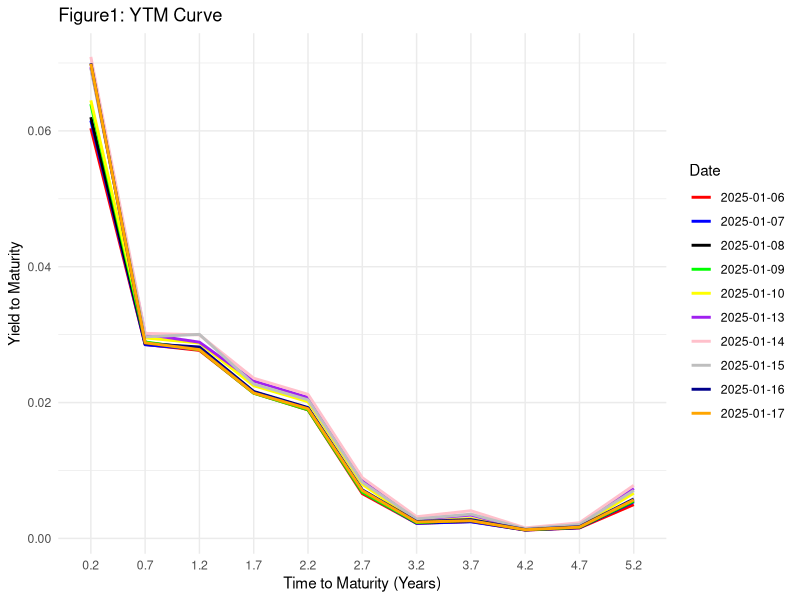
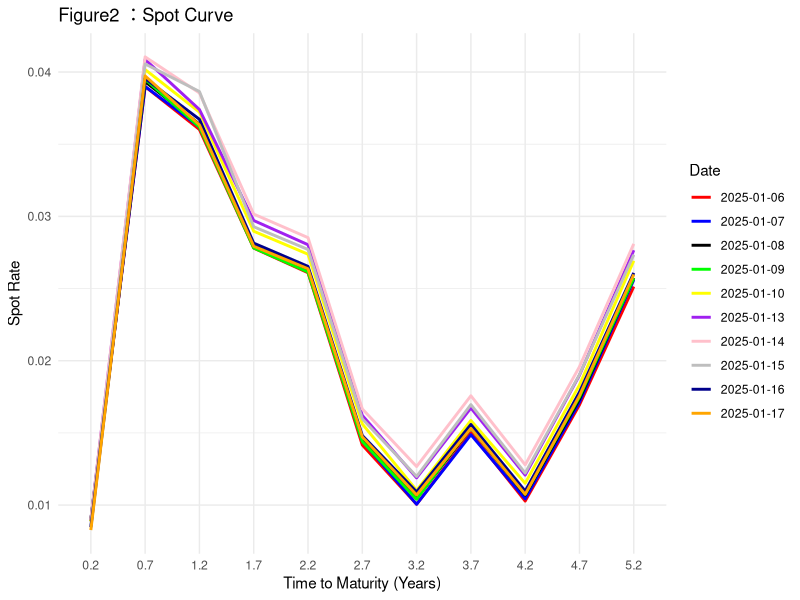
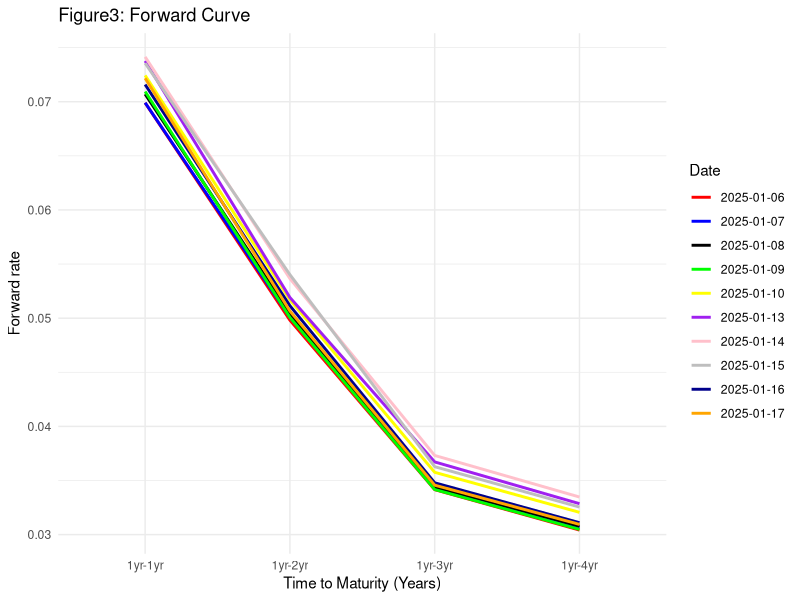

Here is the R script that generated these plots, in order:
## ---- chunk 1
library(readr)
bond_data <- read_csv("bond_data.csv")
## ---- chunk 2
trading_dates<- as.Date(colnames(bond_data)[6:15], format = "%Y/%m/%d")
bond_data$issue_time<- as.Date(bond_data$issue_time, format = "%Y/%m/%d")
bond_data$maturity_time<- as.Date(bond_data$maturity_time, format = "%Y/%m/%d")
coupon <- bond_data$coupon*0.01
## ---- chunk 3
close_matrix <- as.matrix(bond_data[1:11, 6:15])
print(close_matrix)

## ---- chunk 4
# make an ytm matrix to collect the result
ytm_matrix <- matrix(NA, nrow = 11, ncol = 10) 


freq <- 2  
face_value <- 100

# loop
for (bond_order in 1:11){
  for ( t in 1:10) {
  bond_name <- bond_data$name[bond_order]  
  maturity <- as.Date(bond_data$maturity_time[bond_order])  
  coupon <- bond_data$coupon[bond_order]/2  # semi-annually payment
  close_price <- as.numeric(close_matrix[bond_order, t])  
  day <- as.Date(trading_dates[t])  
### According to the continuous discounting   
    ytm_function <- function(x) {
      value_1 <- coupon * exp(-x * as.numeric(maturity - day) / 365) + 
               face_value * exp(-x * as.numeric(maturity - day) / 365) -
               close_price 

      if (bond_order >= 2) {
        intervals <- seq(-0.5, -5.0, by = -0.5) 
        extra_terms <- intervals[1:(bond_order - 1)] 
        value_1 <- value_1 + sum(coupon * exp(-x * (as.numeric(maturity - day) + extra_terms)))
      }
      return(value_1)
    }

    ytm_matrix[bond_order, t] <- 
      uniroot(ytm_function, interval = c(-1, 1))$root
  }
}

print(ytm_matrix)

## ---- chunk 5
ytmdataframe <- as.data.frame(ytm_matrix)
colnames(ytmdataframe) <- format(trading_dates)
rownames(ytmdataframe) <- format(bond_data$name)
print(ytmdataframe)
 
## ---- chunk 6
library(ggplot2)
library(readr)

ytmdataframe$mature <- c("0.2","0.7","1.2","1.7","2.2","2.7","3.2","3.7","4.2","4.7","5.2")
## randomly select

color_ytm = c("2025-01-06" = "red", "2025-01-07" = "blue",
              "2025-01-08" = "black", "2025-01-09" = "green",
              "2025-01-10" = "yellow", "2025-01-13" = "purple",
              "2025-01-14" = "pink", "2025-01-15" = "grey",
              "2025-01-16" = "darkblue","2025-01-17" = "orange")

ggplot(ytmdataframe, aes(x = mature)) +
    geom_line(aes(y = `2025-01-06`, color = "2025-01-06", group = 1), size = 1) +
    geom_line(aes(y = `2025-01-07`, color = "2025-01-07", group = 1), size = 1) +
    geom_line(aes(y = `2025-01-08`, color = "2025-01-08", group = 1), size = 1) +
    geom_line(aes(y = `2025-01-09`, color = "2025-01-09", group = 1), size = 1) +
    geom_line(aes(y = `2025-01-10`, color = "2025-01-10", group = 1), size = 1) +
    geom_line(aes(y = `2025-01-13`, color = "2025-01-13", group = 1), size = 1) +
    geom_line(aes(y = `2025-01-14`, color = "2025-01-14", group = 1), size = 1) +
    geom_line(aes(y = `2025-01-15`, color = "2025-01-15", group = 1), size = 1) +
    geom_line(aes(y = `2025-01-16`, color = "2025-01-16", group = 1), size = 1) +
    geom_line(aes(y = `2025-01-17`, color = "2025-01-17", group = 1), size = 1) +
    labs(x = "Time to Maturity (Years)", 
         y = "Yield to Maturity", 
         title = "Figure1: YTM Curve",
         color = "Date") +
    scale_color_manual(values = color_ytm) +
    theme_minimal()

## ---- chunk 7
### we will plan to calculate different spot rate according to the different trading date.


spot_matrix <- matrix(NA, nrow = 11, ncol = 10)
face_value <- 100  

# Bootstrapping
for (t in 1:10) {
  maturity <- as.Date(bond_data$maturity_time) 
  day <- as.Date(trading_dates[t])  
  Mt <- as.numeric(maturity - day) / 365  
  price <- as.numeric(close_matrix[, t]) 
  coupon <- bond_data$coupon / 2  
  spot_matrix[1, t] <- ((coupon[1]+face_value )/ price[1]) - 1

  for (bond_order in 2:11) {

    pv <- sum(coupon[1:(bond_order - 1)] / 
                ((1 + spot_matrix[1:(bond_order - 1), t])^(1:(bond_order - 1))))
    
    ## function define
    spot_function <- function(x) {
      pv + (face_value + coupon[bond_order]) / ((1 + x)^Mt[bond_order]) - price[bond_order]
    }
spot_matrix[bond_order, t] <- uniroot(spot_function, interval = c(0, 1))$root
  }
}


print(spot_matrix)



## ---- chunk 8
spotdataframe <- as.data.frame(spot_matrix)
colnames(spotdataframe) <- format(trading_dates)
rownames(spotdataframe) <- format(bond_data$name)
print(spotdataframe)
 
## ---- chunk 9
spotdataframe$mature <- c("0.2","0.7","1.2","1.7","2.2","2.7","3.2","3.7","4.2","4.7","5.2")
## randomly select

color_ytm = c("2025-01-06" = "red", "2025-01-07" = "blue",
              "2025-01-08" = "black", "2025-01-09" = "green",
              "2025-01-10" = "yellow", "2025-01-13" = "purple",
              "2025-01-14" = "pink", "2025-01-15" = "grey",
              "2025-01-16" = "darkblue","2025-01-17" = "orange")

ggplot(spotdataframe, aes(x = mature)) +
    geom_line(aes(y = `2025-01-06`, color = "2025-01-06", group = 1), size = 1) +
    geom_line(aes(y = `2025-01-07`, color = "2025-01-07", group = 1), size = 1) +
    geom_line(aes(y = `2025-01-08`, color = "2025-01-08", group = 1), size = 1) +
    geom_line(aes(y = `2025-01-09`, color = "2025-01-09", group = 1), size = 1) +
    geom_line(aes(y = `2025-01-10`, color = "2025-01-10", group = 1), size = 1) +
    geom_line(aes(y = `2025-01-13`, color = "2025-01-13", group = 1), size = 1) +
    geom_line(aes(y = `2025-01-14`, color = "2025-01-14", group = 1), size = 1) +
    geom_line(aes(y = `2025-01-15`, color = "2025-01-15", group = 1), size = 1) +
    geom_line(aes(y = `2025-01-16`, color = "2025-01-16", group = 1), size = 1) +
    geom_line(aes(y = `2025-01-17`, color = "2025-01-17", group = 1), size = 1) +
    labs(x = "Time to Maturity (Years)", 
         y = "Spot Rate", 
         title = "Figure2 ：Spot Curve",
         color = "Date") +
    scale_color_manual(values = color_ytm) +
    theme_minimal()

## ---- chunk 10
forward_matrix <- matrix(NA, nrow = 4, ncol = length(trading_dates))
for (t in 1:10) {  
  S1 <- spot_matrix[1, t] 
  for ( a in 2:5) {  
    ST <- spot_matrix[a , t] 
    forward_matrix[a-1, t] <- ((1 + ST)^a / (1 + S1)^1)^(1 / (a - 1)) - 1
  }
}
forward_matrix


## ---- chunk 11
forwarddataframe <- as.data.frame(forward_matrix)
colnames(forwarddataframe) <- format(trading_dates)
rownames(forwarddataframe) <- format(c("1yr-1yr", "1yr-2yr", "1yr-3yr", "1yr-4yr"))
print(forwarddataframe)
## ---- chunk 12
forwarddataframe$mature <- c("1yr-1yr", "1yr-2yr", "1yr-3yr", "1yr-4yr")
## randomly select

color_ytm = c("2025-01-06" = "red", "2025-01-07" = "blue",
              "2025-01-08" = "black", "2025-01-09" = "green",
              "2025-01-10" = "yellow", "2025-01-13" = "purple",
              "2025-01-14" = "pink", "2025-01-15" = "grey",
              "2025-01-16" = "darkblue","2025-01-17" = "orange")

ggplot(forwarddataframe, aes(x = mature)) +
    geom_line(aes(y = `2025-01-06`, color = "2025-01-06", group = 1), size = 1) +
    geom_line(aes(y = `2025-01-07`, color = "2025-01-07", group = 1), size = 1) +
    geom_line(aes(y = `2025-01-08`, color = "2025-01-08", group = 1), size = 1) +
    geom_line(aes(y = `2025-01-09`, color = "2025-01-09", group = 1), size = 1) +
    geom_line(aes(y = `2025-01-10`, color = "2025-01-10", group = 1), size = 1) +
    geom_line(aes(y = `2025-01-13`, color = "2025-01-13", group = 1), size = 1) +
    geom_line(aes(y = `2025-01-14`, color = "2025-01-14", group = 1), size = 1) +
    geom_line(aes(y = `2025-01-15`, color = "2025-01-15", group = 1), size = 1) +
    geom_line(aes(y = `2025-01-16`, color = "2025-01-16", group = 1), size = 1) +
    geom_line(aes(y = `2025-01-17`, color = "2025-01-17", group = 1), size = 1) +
    labs(x = "Time to Maturity (Years)", 
         y = "Forward rate", 
         title = "Figure3: Forward Curve",
         color = "Date") +
    scale_color_manual(values = color_ytm) +
    theme_minimal()


## ---- chunk 13
### YTM
yieldreturn <- matrix(NA,ncol = 5, nrow = 9)
for (j in 1:9) {
  for (i in 1:5) {
  yieldreturn[j,i]=log(ytm_matrix[i,j+1]/ytm_matrix[i,j])
  }
}
yieldreturn
cov_yieldreturn = round(cov(yieldreturn, yieldreturn),7)
cov_yieldreturn

eigen_yieldreturn <- eigen(cov_yieldreturn)
round(eigen_yieldreturn$values,7)
round(eigen_yieldreturn$vectors, 7)

### Forward
forwardreturn <- matrix(NA, ncol = 4, nrow = 9)
for (j in 1:9) {
  for (i in 1:4) {
  forwardreturn[j,i]=log(forward_matrix[i,j+1]/forward_matrix[i,j])
  }
}
forwardreturn
cov_forwardreturn = round(cov(forwardreturn, forwardreturn),7)
cov_forwardreturn

eigen_forwardreturn <- eigen(cov_forwardreturn)
round(eigen_forwardreturn$values,7)
round(eigen_forwardreturn$vectors, 7)



